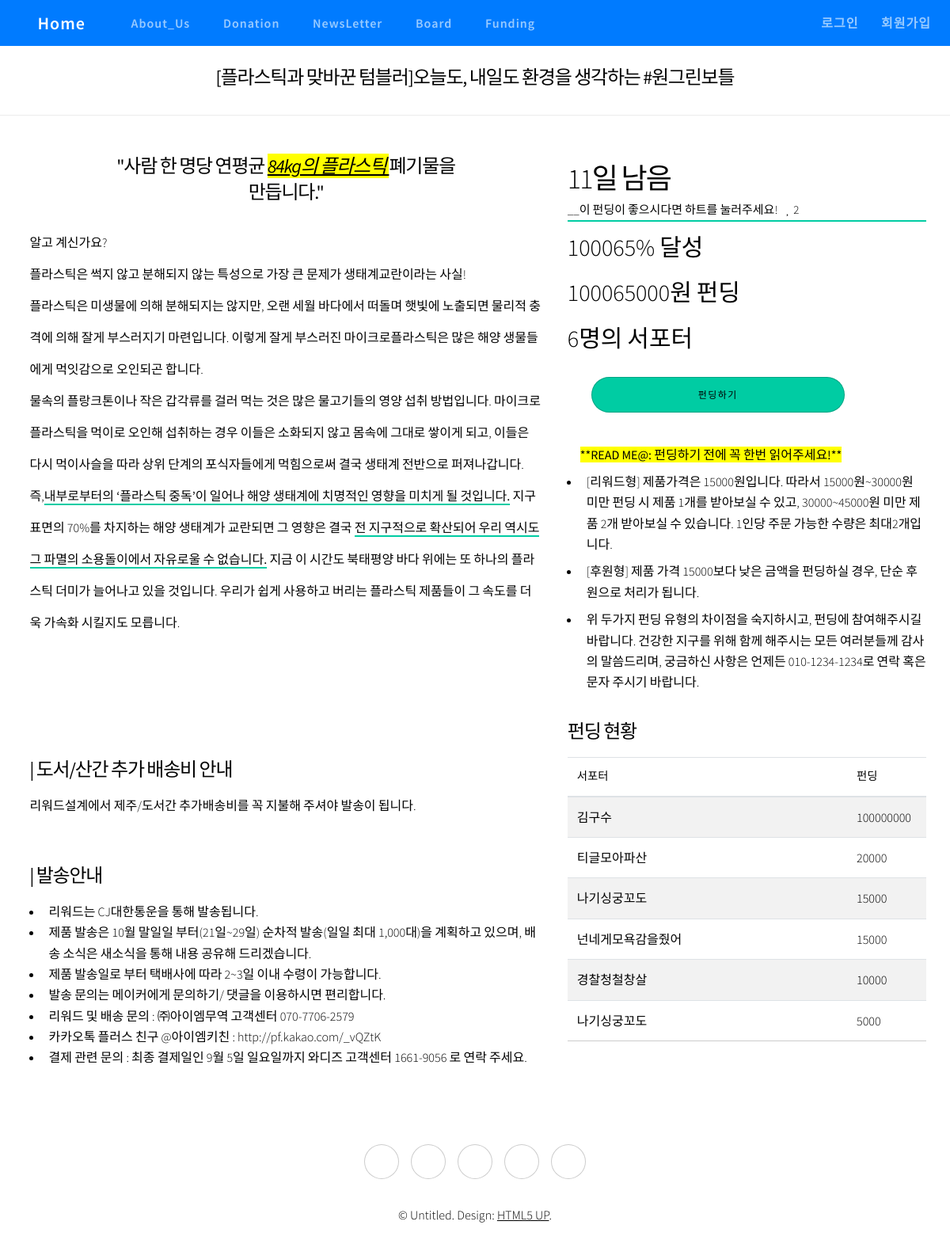
Screenshot of /funding/list/ with the database file from the repository.
### funding/models.py (models this page shows, shortened)
class FundingInfo(models.Model):
    title = models.CharField(max_length=200)
    end_date = models.DateTimeField(blank=True, null=True)
    goal_price = models.IntegerField(default=0)
    price = models.IntegerField(default=0)
    like = models.ManyToManyField(settings.AUTH_USER_MODEL, related_name="like_funding", blank=True)

class Funding(models.Model):
    choice_card = {
        ('shinhan', '신한'),
        ('woori', '우리'),
        ('hana', '하나'),
        ('kB', '국민'),
    }
    choice_color = {
        ('nougat', 'nougat 누가'),
        ('stormy', 'stormy 스토미'),
        ('pompom', 'pompom 폼폼'),
        ('milk', 'milk 밀크'),
    }
    user = models.ForeignKey(User,on_delete=models.CASCADE,
        verbose_name='USER', blank=True, null=True)
    funding_info = models.ForeignKey(FundingInfo,on_delete=models.CASCADE,
        verbose_name='Funding Info.', blank=True, null=True)
    cash = models.IntegerField(default=0)
    card = models.CharField("카드사", max_length=10, choices = choice_card, default='')
    card_num = models.IntegerField("카드번호",default=0)
    create_dt = models.DateField('CREATE DATE', auto_now_add=True,null=True, blank=True)
    color =models.CharField("색상", max_length=10, choices = choice_color, default='')
    class Meta:
        ordering = ('-cash',)

### funding/views.py (the view)
# urls.py: path('list/',FundingListView.as_view(),name ='funding'),
class FundingListView(ListView):
    model = Funding
    template_name = 'funding/funding_list.html'
    def get_context_data(self, **kwargs):
        context = super().get_context_data(**kwargs)
        fi = FundingInfo.objects.get(pk=3)
        context["object"] = fi
        context["remaining"] = fi.end_date - datetime.now()  # timedelta
        fundings = Funding.objects.filter(funding_info=fi)
        total = 0
        count=0
        for f in fundings:
            total += f.cash
            count += 1
        context["total"] = total
        context["rate"] = int(total / fi.goal_price * 100)
        context["count"] = count
        return context

### funding/templates/funding/funding_list.html
{% extends 'base.html' %}
{% load static %}
{% load bootstrap4 %}
{% block content-header %}
    <h3 class="text-center mt-2 mb-0"><b>[플라스틱과 맞바꾼 텀블러]오늘도, 내일도 환경을 생각하는 #원그린보틀</b></h3>
{% endblock%}
{% block content %}
<div class="container">
    <div class="row mt-3">
        <div class="col-md-7">
            {% include './common.html' %}
        </div>
        <div class="col-md-5">
            <div>
                <div style="border-bottom: 2px solid #00cca3;margin-top:56px">
                    <h2 class="mb-0">{{remaining.days}}일 남음</h2>
                        <span style="font-size:15px;">
                            __이 펀딩이 좋으시다면 하트를 눌러주세요!
                            {% if user.is_active %}
                                {% if user in object.like.all %}
                                    <a href="{% url 'funding:like' object.id %}" >
                                    <i class="fas fa-heart ml-2" style="color:red;"></i></a>
                                {% else %}
                                    <a href="{% url 'funding:like' object.id %}" >
                                    <i class="far fa-heart ml-2"></i></a>
                                {% endif %}
                                &nbsp{{object.like.count}}
                            {% else %}
                                <i class="far fa-heart ml-2 mr-1"></i>{{object.like.count}}
                            {% endif %}
                        </span>
                </div>
                <div class="mt-2 mb-2" style="font-size:30px">{{rate}}% 달성</div>
                <div class="mt-2 mb-2" style="font-size:30px">{{total}}원 펀딩</div>
                <div class="mt-2 mb-2" style="font-size:30px">{{count}}명의 서포터</div>
            </div>
            {% if user.is_active %}
                <a class="button big wide smooth-scroll-middle mt-3 mb-3"
                    style="margin-left:30px; width:100%; background-color:#00cca3; text-align:center;cursor:pointer; "
                    href="{% url 'funding:create' %}">펀딩하기</a>
            {% else %}
                <a class="button big wide smooth-scroll-middle mt-3 mb-3"
                    style="margin-left:30px; width:100%; background-color:#00cca3; text-align:center;cursor:pointer; "
                    href="{% url 'login' %}">펀딩하기</a>
            {% endif %}
            <div>
                <ul class="mt-3">
                    <b style="background-color: #FFFF00">**READ ME@: 펀딩하기 전에 꼭 한번 읽어주세요!**</b>
                    <li class="mt-2">[리워드형] 제품가격은 {{object.price}}원입니다. 따라서 {{object.price}}원~30000원 미만 펀딩 시 제품 1개를 받아보실 수 있고, 30000~45000원 미만 제품 2개 받아보실 수 있습니다. 1인당 주문 가능한 수량은 최대2개입니다.</li>
                    <li class="mt-2">[후원형] 제품 가격 {{object.price}}보다 낮은 금액을 펀딩하실 경우, 단순 후원으로 처리가 됩니다. </li>
                    <li class="mt-2">위 두가지 펀딩 유형의 차이점을 숙지하시고, 펀딩에 참여해주시길 바랍니다. 건강한 지구를 위해 함께 해주시는 모든 여러분들께 감사의 말씀드리며, 궁금하신 사항은 언제든 010-1234-1234로 연락 혹은 문자 주시기 바랍니다.</li>
                </ul>
            </div>
            <div>
                <h3>펀딩 현황</h3>
                <table class="table table-striped table-hover mx-auto">
                    <thead>
                        <tr>
                            <th><b>서포터</b></th>
                            <th style="width: 100px;">펀딩</th>
                        </tr>
                    </thead>
                    <tbody>
                        {% for i in object_list %}
                            <tr>
                                <td>{{i.user}}</td>
                                <td>{{i.cash}}</td>
                            </tr>
                        {% endfor %}
                    </tbody>
                </table>
            </div>
        </div>
    </div>
</div>
{% endblock  %}

### rows the page displays
FundingInfo: like.count "2", price "15000"
Funding: user "김구수", cash "100000000"
Funding: user "티글모아파산", cash "20000"
Funding: user "나기싱궁꼬도", cash "15000"
Funding: user "넌네게모욕감을줬어", cash "15000"
Funding: user "경찰청철창살", cash "10000"
Funding: user "나기싱궁꼬도", cash "5000"

### other values shown
{{ remaining.days }} "11"
{{ rate }} "100065"
{{ total }} "100065000"
{{ count }} "6"
